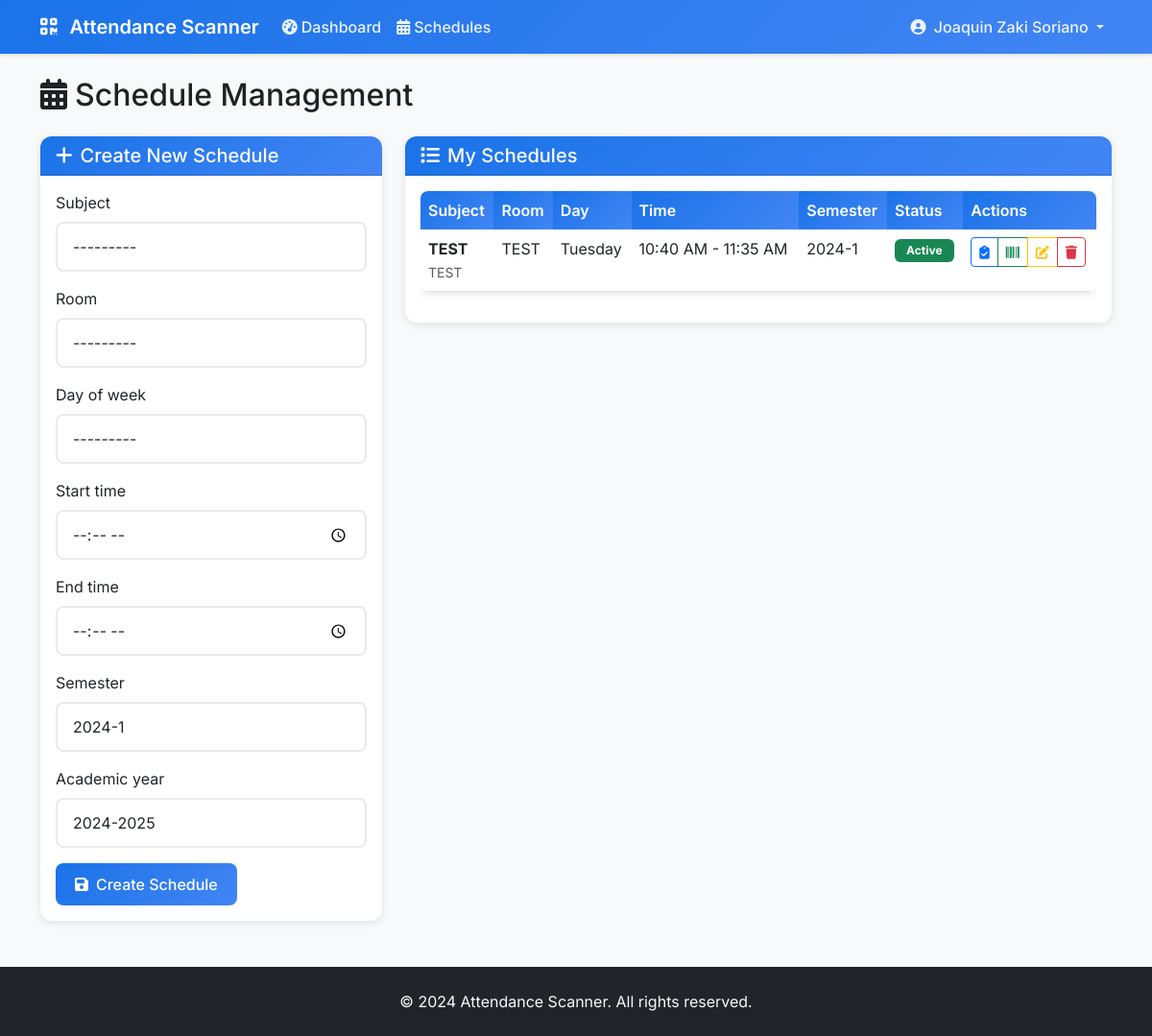
The page /schedule/ (signed in) on the database its author committed.
### scanner/models.py (models this page shows, shortened)
class User(AbstractUser):
    USER_TYPES = (
        ('student', 'Student'),
        ('professor', 'Professor'),
        ('admin', 'Admin'),
    )
    user_type = models.CharField(max_length=10, choices=USER_TYPES, default='student')
    student_id = models.CharField(max_length=20, blank=True, null=True, unique=True)
    barcode = models.CharField(max_length=50, blank=True, null=True, unique=True)
    phone = models.CharField(max_length=15, blank=True, null=True)

class Schedule(models.Model):
    DAYS_OF_WEEK = (
        ('monday', 'Monday'),
        ('tuesday', 'Tuesday'),
        ('wednesday', 'Wednesday'),
        ('thursday', 'Thursday'),
        ('friday', 'Friday'),
        ('saturday', 'Saturday'),
        ('sunday', 'Sunday'),
    )
    subject = models.ForeignKey(Subject, on_delete=models.CASCADE)
    professor = models.ForeignKey(User, on_delete=models.CASCADE, limit_choices_to={'user_type': 'professor'})
    room = models.ForeignKey(Room, on_delete=models.CASCADE)
    day_of_week = models.CharField(max_length=10, choices=DAYS_OF_WEEK)
    start_time = models.TimeField()
    end_time = models.TimeField()
    semester = models.CharField(max_length=20, default='2024-1')
    academic_year = models.CharField(max_length=10, default='2024-2025')
    is_active = models.BooleanField(default=True)
    created_at = models.DateTimeField(auto_now_add=True)
    class Meta:
        unique_together = ['room', 'day_of_week', 'start_time', 'end_time', 'semester']

class Subject(models.Model):
    code = models.CharField(max_length=20, unique=True)
    name = models.CharField(max_length=100)
    description = models.TextField(blank=True, null=True)
    units = models.IntegerField(default=3)
    def __str__(self):
        return f"{self.code} - {self.name}"

class Room(models.Model):
    name = models.CharField(max_length=50)
    capacity = models.IntegerField(default=30)
    building = models.CharField(max_length=50, blank=True, null=True)
    floor = models.IntegerField(default=1)
    def __str__(self):
        return f"{self.name} - {self.building}" if self.building else self.name

### scanner/views.py (the view)
# urls.py: path('schedule/', views.schedule_management, name='schedule_management'),
@login_required
@user_passes_test(is_professor)
def schedule_management(request):
    if request.method == 'POST':
        form = ScheduleForm(request.POST)
        print(form.errors)
        if form.is_valid():
            schedule = form.save(commit=False)
            schedule.professor = request.user
            schedule.save()
            messages.success(request, 'Schedule created successfully!')
            return redirect('schedule_management')
    else:
        form = ScheduleForm()
    schedules = Schedule.objects.filter(professor=request.user).order_by('day_of_week', 'start_time')
    return render(request, 'scanner/schedule_management.html', {
        'form': form,
        'schedules': schedules
    })

### scanner/forms.py (shortened to what this page needs)
class ScheduleForm(forms.ModelForm):
    class Meta:
        model = Schedule
        fields = ['subject', 'room', 'day_of_week', 'start_time', 'end_time', 'semester', 'academic_year']
        widgets = {
            'subject': forms.Select(attrs={'class': 'form-control'}),
            'room': forms.Select(attrs={'class': 'form-control'}),
            'day_of_week': forms.Select(attrs={'class': 'form-control'}),
            'start_time': forms.TimeInput(attrs={'class': 'form-control', 'type': 'time'}),
            'end_time': forms.TimeInput(attrs={'class': 'form-control', 'type': 'time'}),
            'semester': forms.TextInput(attrs={'class': 'form-control'}),
            'academic_year': forms.TextInput(attrs={'class': 'form-control'}),
        }

### scanner/views.py (called while the page is built)
def is_professor(user):
    return user.is_authenticated and user.user_type == 'professor'

### scanner/templates/scanner/schedule_management.html (shortened to what this page needs)
{% extends 'scanner/base.html' %}  {% block content %}
<div class="row">
  <div class="col-12">
    <h2 class="mb-4">
      <i class="fas fa-calendar-alt me-2"></i>Schedule Management
    </h2>
  </div>
</div>
<div class="row">
  <div class="col-md-4">
    <div class="card">
      <div class="card-header">
        <h5 class="mb-0">
          <i class="fas fa-plus me-2"></i>Create New Schedule
        </h5>
      </div>
      <div class="card-body">
        <form method="post">
          {% csrf_token %} {% for field in form %}
          <div class="mb-3">
            <label for="{{ field.id_for_label }}" class="form-label"
              >{{ field.label }}</label
            >
            {{ field }}
          </div>
          {% endfor %}
          <button type="submit" class="btn btn-primary">
            <i class="fas fa-save me-2"></i>Create Schedule
          </button>
        </form>
      </div>
    </div>
  </div>
  <div class="col-md-8">
    <div class="card">
      <div class="card-header">
        <h5 class="mb-0"><i class="fas fa-list me-2"></i>My Schedules</h5>
      </div>
      <div class="card-body">
        {% if schedules %}
        <div class="table-responsive">
          <table class="table table-hover">
            <thead>
              <tr>
                <th>Subject</th>
                <th>Room</th>
                <th>Day</th>
                <th>Time</th>
                <th>Semester</th>
                <th>Status</th>
                <th>Actions</th>
              </tr>
            </thead>
            <tbody>
              {% for schedule in schedules %}
              <tr>
                <td>
                  <strong>{{ schedule.subject.code }}</strong><br />
                  <small class="text-muted">{{ schedule.subject.name }}</small>
                </td>
                <td>{{ schedule.room.name }}</td>
                <td>{{ schedule.get_day_of_week_display }}</td>
                <td>
                  {{ schedule.start_time|time:"g:i A" }} - {{ schedule.end_time|time:"g:i A" }}
                </td>
                <td>{{ schedule.semester }}</td>
                <td>
                  {% if schedule.is_active %}
                  <span class="badge bg-success">Active</span>
                  {% else %}
                  <span class="badge bg-secondary">Inactive</span>
                  {% endif %}
                </td>
                <td>
                  <div class="btn-group" role="group">
                    <a
                      href="{% url 'attendance_management' schedule.id %}"
                      class="btn btn-sm btn-outline-primary"
                      title="Manage Attendance"
                    >
                      <i class="fas fa-clipboard-check"></i>
                    </a>
                    <a
                      href="{% url 'barcode_scanner' schedule.id %}"
                      class="btn btn-sm btn-outline-success"
                      title="Open Scanner"
                    >
                      <i class="fas fa-barcode"></i>
                    </a>
                    <a
                      href="{% url 'edit_schedule' schedule.id %}"
                      class="btn btn-sm btn-outline-warning"
                      title="Edit"
                    >
                      <i class="fas fa-edit"></i>
                    </a>
                    <a
                      href="{% url 'delete_schedule' schedule.id %}"
                      class="btn btn-sm btn-outline-danger"
                      title="Delete"
                      onclick="return confirm('Are you sure you want to delete this schedule?')"
                    >
                      <i class="fas fa-trash"></i>
                    </a>
                  </div>
                </td>
              </tr>
              {% endfor %}
            </tbody>
          </table>
        </div>
        {% else %}
        <div class="text-center py-4">
          <i class="fas fa-calendar-times fa-3x text-muted mb-3"></i>
          <h5>No Schedules Found</h5>
          <p class="text-muted">You haven't created any schedules yet.</p>
        </div>
        {% endif %}
      </div>
    </div>
  </div>
</div>
{% endblock %}

### scanner/templates/scanner/base.html (shortened to what this page needs)
<!DOCTYPE html>
<html lang="en">
  <head>
    <link
      href="https://cdn.jsdelivr.net/npm/bootstrap@5.3.0/dist/css/bootstrap.min.css"
      rel="stylesheet"
    />
    <link
      href="https://cdnjs.cloudflare.com/ajax/libs/font-awesome/6.4.0/css/all.min.css"
      rel="stylesheet"
    />
    {% load static %}
    <link href="{% static 'css/custom.css' %}" rel="stylesheet" />
  </head>
  <body>
    <nav class="navbar navbar-expand-lg navbar-dark">
      <div class="container">
        <a class="navbar-brand" href="{% url 'home' %}">
          <i class="fas fa-qrcode me-2"></i>
          Attendance Scanner
        </a>
        <div class="collapse navbar-collapse" id="navbarNav">
          <ul class="navbar-nav me-auto">
            {% if user.is_authenticated %}
            <li class="nav-item">
              <a class="nav-link" href="{% url 'dashboard' %}">
                <i class="fas fa-tachometer-alt me-1"></i>Dashboard
              </a>
            </li>
            {% if user.user_type == 'professor' %}
            <li class="nav-item">
              <a class="nav-link" href="{% url 'schedule_management' %}">
                <i class="fas fa-calendar-alt me-1"></i>Schedules
              </a>
            </li>
            {% elif user.user_type == 'admin' %}
            <li class="nav-item">
              <a class="nav-link" href="{% url 'admin_dashboard' %}">
                <i class="fas fa-cogs me-1"></i>Admin
              </a>
            </li>
            {% endif %} {% endif %}
          </ul>
          <ul class="navbar-nav">
            {% if user.is_authenticated %}
            <li class="nav-item dropdown">
              <a
                class="nav-link dropdown-toggle"
                href="#"
                id="navbarDropdown"
                role="button"
                data-bs-toggle="dropdown"
              >
                <i class="fas fa-user-circle me-1"></i>
                {{ user.get_full_name|default:user.username }}
              </a>
            </li>
            {% endif %}
          </ul>
        </div>
      </div>
    </nav>
    <main class="container my-4">{% block content %}{% endblock %}</main>
    <footer class="bg-dark text-light py-4 mt-5">
      <div class="container text-center">
        <p class="mb-0">&copy; 2024 Attendance Scanner. All rights reserved.</p>
      </div>
    </footer>
  </body>
</html>

### static/css/custom.css (style rules this page uses)
.card { transition: box-shadow 0.2s ease-in-out; }
.btn { transition: all 0.2s ease-in-out; }
.badge { font-size: 0.75rem; padding: 0.375rem 0.75rem; }

### scanner/templates/scanner/base.html (style rules this page uses)
:root { --primary-color: #1a73e8; --secondary-color: #34a853; --warning-color: #fbbc04; --danger-color: #ea4335; --light-gray: #f8f9fa; --border-color: #e8eaed; --text-primary: #202124; --text-secondary: #5f6368; }
* { font-family: "Inter", sans-serif; }
body { background-color: var(--light-gray); color: var(--text-primary); }
.navbar { background: linear-gradient(135deg, var(--primary-color), #4285f4); box-shadow: 0 2px 4px rgba(0, 0, 0, 0.1); }
.navbar-brand { font-weight: 600; color: white !important; }
.nav-link { color: rgba(255, 255, 255, 0.9) !important; font-weight: 500; transition: color 0.3s ease; }
.card { border: none; border-radius: 12px; box-shadow: 0 2px 8px rgba(0, 0, 0, 0.1); transition: transform 0.2s ease, box-shadow 0.2s ease; }
.card-header { background: linear-gradient(135deg, var(--primary-color), #4285f4); color: white; border-radius: 12px 12px 0 0 !important; font-weight: 600; }
.btn-primary { background: linear-gradient(135deg, var(--primary-color), #4285f4); border: none; border-radius: 8px; font-weight: 500; padding: 10px 20px; transition: all 0.3s ease; }
.form-control { border-radius: 8px; border: 2px solid var(--border-color); padding: 12px 16px; transition: border-color 0.3s ease; }
.table { border-radius: 8px; overflow: hidden; box-shadow: 0 2px 8px rgba(0, 0, 0, 0.1); }
.table thead th { background: linear-gradient(135deg, var(--primary-color), #4285f4); color: white; border: none; font-weight: 600; }

### rows shown on the page
User: get_full_name "Joaquin Zaki Soriano"
Schedule: subject.code "TEST", subject.name "TEST", room.name "TEST", day_of_week "Tuesday", start_time "10:40 AM", end_time "11:35 AM", semester "2024-1", is_active "Active"

### other values the page prints
{{ field.label }} "Subject" "Room" "Day of week" "Start time" "End time" "Semester" "Academic year"
